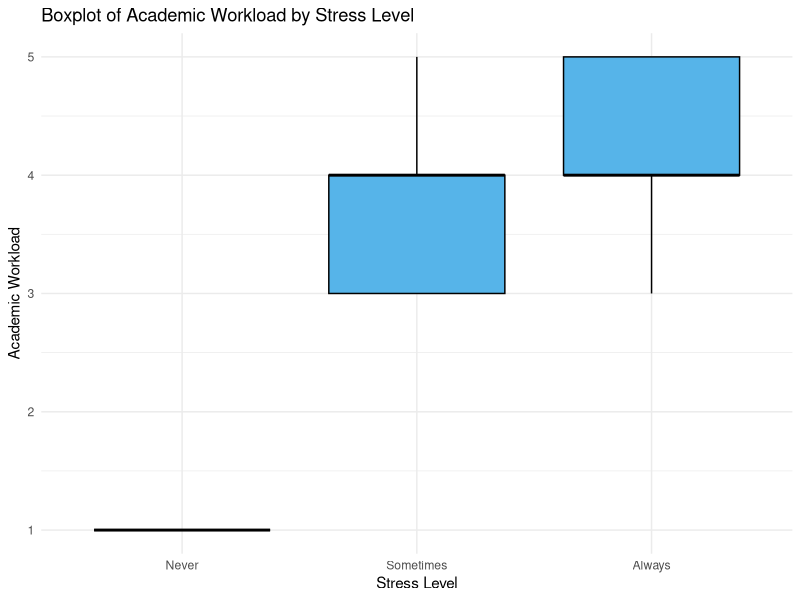
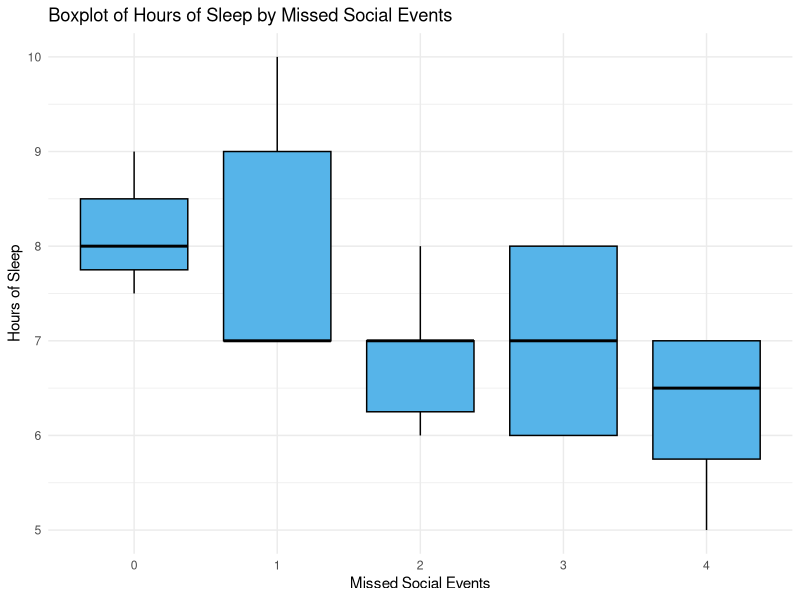
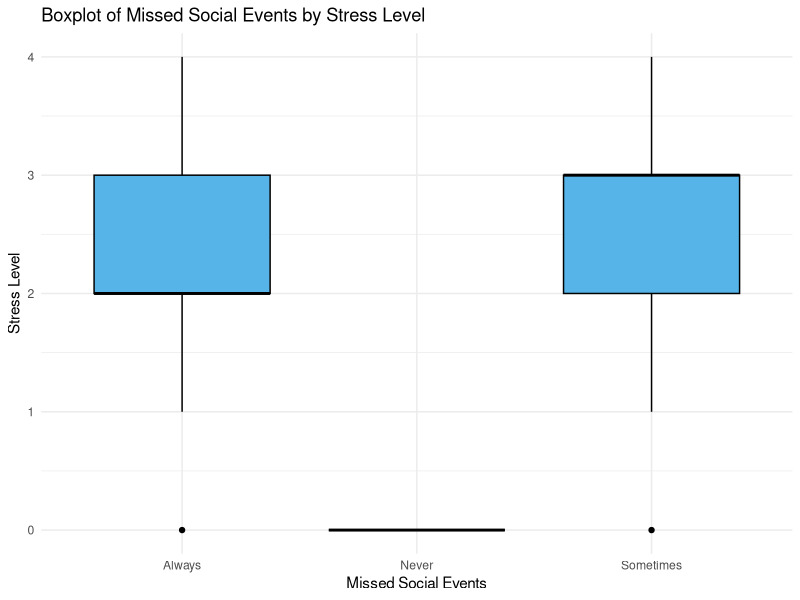

Recreate these plots in R, in order.
## ---- chunk 1
library(ggplot2)

my_data <- read.csv("STA304 Group Project Dataset.csv", header=TRUE, sep=',')

data_cleaned <- my_data[,!(names(my_data)=="X")]
# Remove fake responses on row 3 and 12
data_cleaned <- data_cleaned[-c(3, 12),]
data_cleaned

N = 200
B = .29
D = (B^2)/4
sigma = sd(data_cleaned$academic_workload)
n = ceiling((N * sigma^2) / ((N-1) * D + sigma^2))
n

# Select a random sample of n rows
set.seed(1)
random_indices <- sample(1:nrow(data_cleaned), n)
sample_data <- data_cleaned[random_indices, ]

sample_data$stress <- factor(sample_data$stress, levels = c("Never", "Sometimes", "Always"))
boxplot_plot <- ggplot(sample_data, aes(x = factor(stress), y = academic_workload)) +
  geom_boxplot(fill = "#56B4E9", color = "black") +
  labs(title = "Boxplot of Academic Workload by Stress Level",
       x = "Stress Level",
       y = "Academic Workload") +
  theme_minimal()
print(boxplot_plot)

# # Create a boxplot of hours_sleep by stress_binary
# boxplot_plot <- ggplot(sample_data, aes(x = factor(stress_binary), y = hours_sleep)) +
#   geom_boxplot(fill = "#56B4E9", color = "black") +  # Customize the colors if desired
#   labs(title = "Boxplot of Hours of Sleep by Stress Level",
#        x = "Stress (0 = No Stress, 1 = Stress)",
#        y = "Hours of Sleep") +
#   theme_minimal()

# # Display the plot
# print(boxplot_plot)
## ---- chunk 2
library(ggplot2)

my_data <- read.csv("STA304 Group Project Dataset.csv", header=TRUE, sep=',')

data_cleaned <- my_data[,!(names(my_data)=="X")]
# Remove fake responses on row 3 and 12
data_cleaned <- data_cleaned[-c(3, 12),]
data_cleaned

N = 200
B = .29
D = (B^2)/4
sigma = sd(data_cleaned$academic_workload)
n = ceiling((N * sigma^2) / ((N-1) * D + sigma^2))
n

# Select a random sample of n rows
set.seed(1)
random_indices <- sample(1:nrow(data_cleaned), n)
sample_data <- data_cleaned[random_indices, ]

boxplot_plot <- ggplot(sample_data, aes(x = factor(missed_social_events), y = hours_sleep)) +
  geom_boxplot(fill = "#56B4E9", color = "black") +  # Customize the colors if desired
  labs(title = "Boxplot of Hours of Sleep by Missed Social Events",
       x = "Missed Social Events",
       y = "Hours of Sleep") +
  theme_minimal()

# Display the plot
print(boxplot_plot)
## ---- chunk 3
lm(formula = hours_sleep ~ academic_workload + missed_social_events, 
    data = sample_data)
## ---- chunk 4
library(ggplot2)

my_data <- read.csv("STA304 Group Project Dataset.csv", header=TRUE, sep=',')

data_cleaned <- my_data[,!(names(my_data)=="X")]
# Remove fake responses on row 3 and 12
data_cleaned <- data_cleaned[-c(3, 12),]
data_cleaned

N = 200
B = .29
D = (B^2)/4
sigma = sd(data_cleaned$academic_workload)
n = ceiling((N * sigma^2) / ((N-1) * D + sigma^2))
n

# Select a random sample of n rows
set.seed(1)
random_indices <- sample(1:nrow(data_cleaned), n)
sample_data <- data_cleaned[random_indices, ]
boxplot_plot <- ggplot(sample_data, aes(x = factor(stress), y = missed_social_events)) +
  geom_boxplot(fill = "#56B4E9", color = "black") +
  labs(title = "Boxplot of Missed Social Events by Stress Level",
       x = "Missed Social Events",
       y = "Stress Level") +
  theme_minimal()
print(boxplot_plot)
